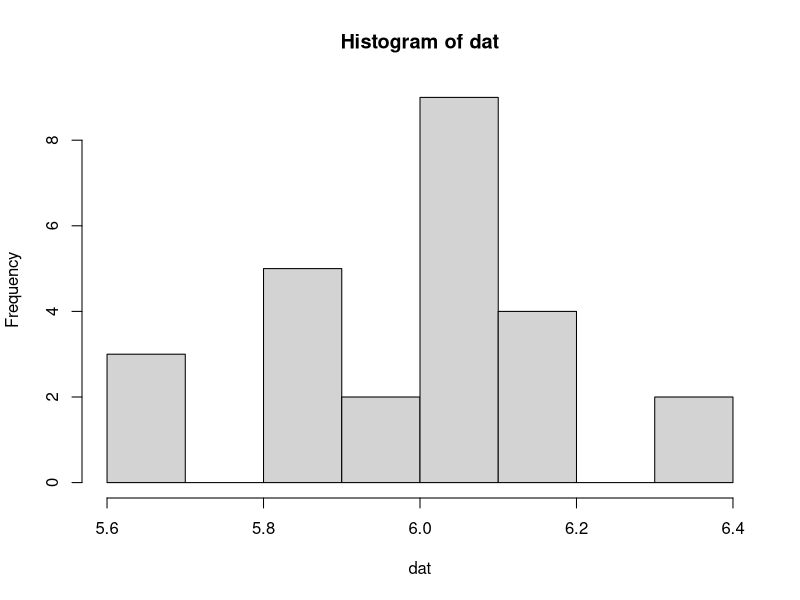

Here is the R script that generated this plot:

# Exercise 8.5-3  --------------------------------------------------------
# ordered stats

# read the data
dat <- scan('Data415/E8_5-03.txt')
hist(dat)

# a) sign test
weight_in_order = sort(dat)
weight_in_order

# [1] 5.625 5.665 5.697 5.837 5.863 5.870 5.878 5.884 5.908
# [10] 5.967 6.019 6.020 6.029 6.032 6.037 6.045 6.049 6.050
# [19] 6.079 6.116 6.159 6.186 6.199 6.307 6.387

median(weight_in_order)

# find how many numbers are more than 5.9
sum(dat > 5.9) # 17 

# b) wilcoxon sign test
diff_abs = abs(dat - 5.9)
# rank_obs = order(diff_abs) # correction here
rank_obs = rank(diff_abs)

W = -sum(rank_obs[1:8]) + sum(rank_obs[9:25]) # same as textbook solution
W2 = sum(rank_obs[9:25])
n = length(dat)
Z = (W - 0)/sqrt(n * (n+1) * (2*n + 1)/6) # 2.300 after correction

# use t-test
mu = mean(dat)
x_sd = sd(dat)
t_stat = (mu - 5.9)/(x_sd/sqrt(n)) # 2.61, df = 24

# use R base function
wilcox.test(dat, mu = 5.9, alternative = "greater")

# V = 248, p-value = 0.01014
# alternative hypothesis: true location is greater than 5.9
